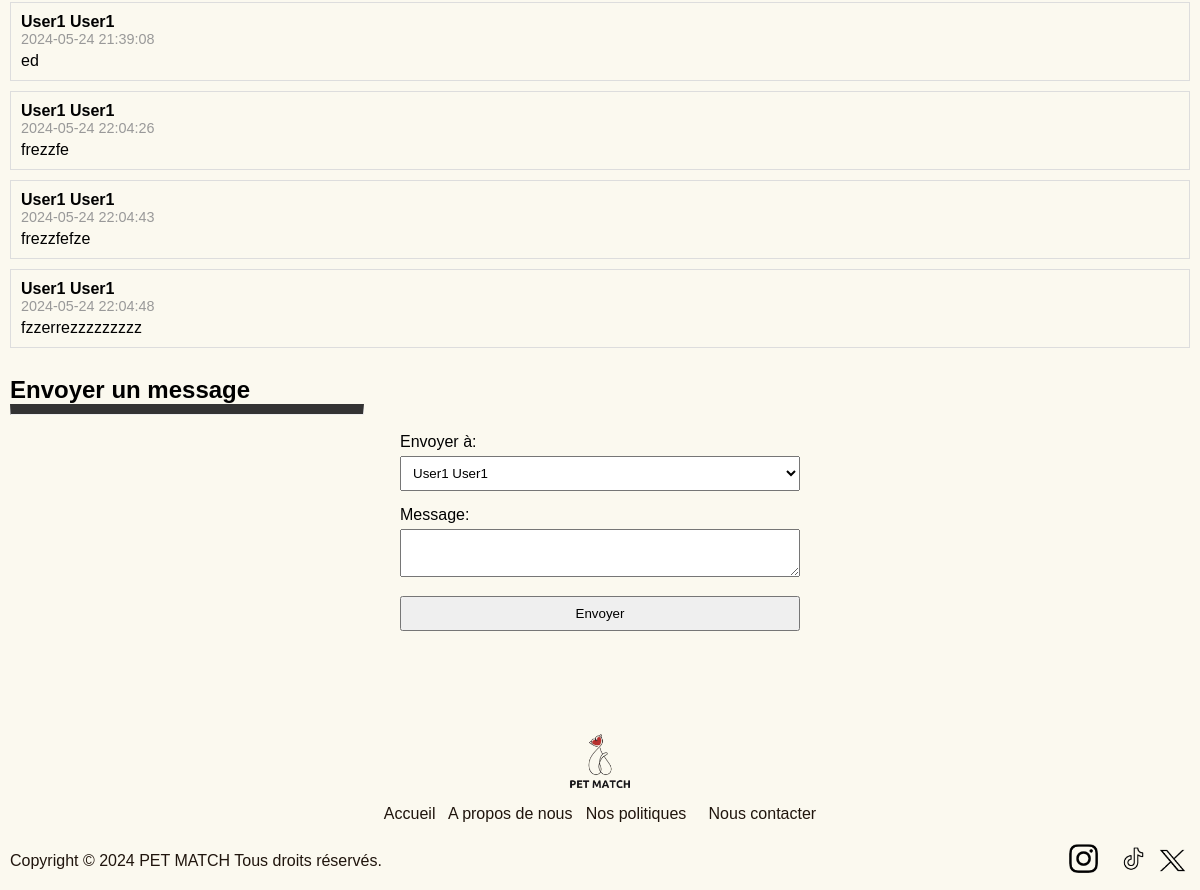
Page /feature/send_message.php?message_to_user_id=2 (signed in, lower part) on the earlier database version.
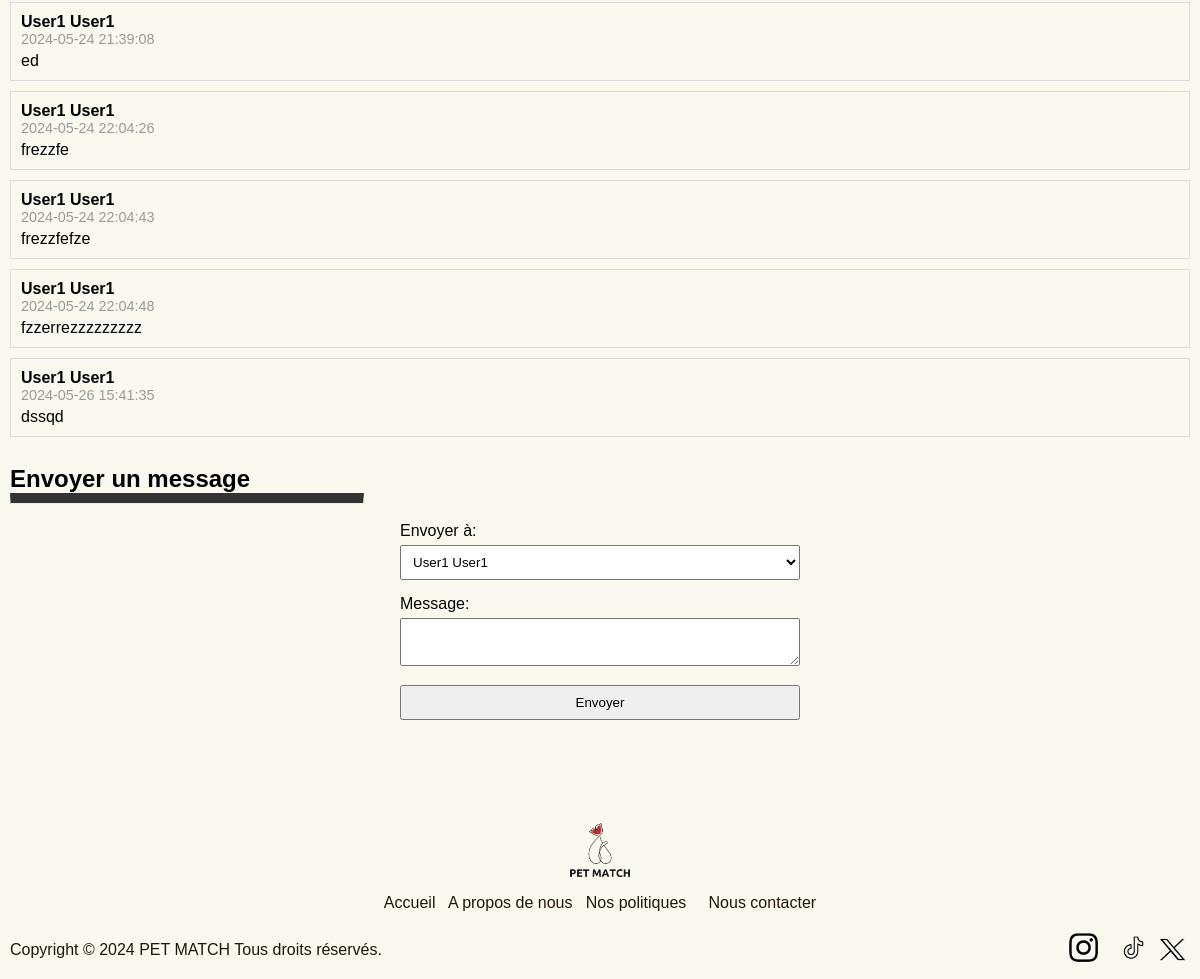
Same page on the later database version.
### tables this page shows
CREATE TABLE messages (
    id INTEGER PRIMARY KEY AUTOINCREMENT,
    sender_id INTEGER NOT NULL,
    receiver_id INTEGER NOT NULL,
    content TEXT NOT NULL,
    sent_at TIMESTAMP DEFAULT CURRENT_TIMESTAMP,
    FOREIGN KEY (sender_id) REFERENCES user(id),
    FOREIGN KEY (receiver_id) REFERENCES user(id)
);

CREATE TABLE user (
    id INTEGER PRIMARY KEY AUTOINCREMENT,
    gender TEXT NOT NULL,
    firstname TEXT NOT NULL,
    lastname TEXT NOT NULL,
    email TEXT NOT NULL UNIQUE,
    password TEXT NOT NULL,
    phone TEXT NOT NULL,
    city TEXT NOT NULL,
    birthday TEXT NOT NULL,
    orientation TEXT NOT NULL,
    bio TEXT,
    is_admin INTEGER NOT NULL DEFAULT 0,
    blocked INTEGER NOT NULL DEFAULT 0,
    created_at TIMESTAMP DEFAULT CURRENT_TIMESTAMP,
    subscription TEXT,
    dog_breed TEXT NOT NULL
, "photo" TEXT);

### feature/send_message.php (the view, shortened to what this page needs)
<?php include '../template/header.php'; ?>
<?php
$pdo = new PDO('sqlite:../DB/my_database.db');
$pdo->setAttribute(PDO::ATTR_ERRMODE, PDO::ERRMODE_EXCEPTION);
$user_id = $_SESSION['user_id'];
if (isset($_GET['message_to_user_id'])) {
    $receiver_id = $_GET['message_to_user_id'];
    $stmt = $pdo->prepare("SELECT * FROM user WHERE id = :id");
    $stmt->execute(['id' => $receiver_id]);
    $receiver = $stmt->fetch(PDO::FETCH_ASSOC);
    $sql = "SELECT m.*, u.firstname, u.lastname
            FROM messages m
            JOIN user u ON m.sender_id = u.id
            WHERE (m.sender_id = :user_id AND m.receiver_id = :receiver_id)
               OR (m.sender_id = :receiver_id AND m.receiver_id = :user_id)
            ORDER BY m.sent_at ASC";
    $stmt = $pdo->prepare($sql);
    $stmt->execute([
        'user_id' => $user_id,
        'receiver_id' => $receiver_id
    ]);
    $messages = $stmt->fetchAll(PDO::FETCH_ASSOC);
}
?>
<link rel="stylesheet" type="text/css" href="../css/send_message.css">
<body>
    <?php if (isset($messages)): ?>
        <br>
        <?php foreach ($messages as $message): ?>
            <div class="message">
                <div class="sender">
                    <?= htmlspecialchars($message['firstname'] . ' ' . $message['lastname']) ?>
                </div>
                <div class="timestamp">
                    <?= htmlspecialchars($message['sent_at']) ?>
                </div>
                <div class="content">
                    <?= nl2br(htmlspecialchars($message['content'])) ?>
                </div>
            </div>
        <?php endforeach; ?>
    <?php endif; ?>
    <br>
    <h2>Envoyer un message</h2>
    <hr style="border-top: 10px solid #333; width:30%">
    <br>
    <form action="form/send_messageF.php" method="POST">
        <label>Envoyer à:</label>
        <select name="receiver_id" required>
            <?php
            if (!isset($_GET['message_to_user_id'])) {
                foreach ($matched_users as $user) {
                    echo "<option value='" . htmlspecialchars($user['id']) . "'>" .
                        htmlspecialchars($user['firstname'] . " " . $user['lastname']) .
                        "</option>";
                }
            } else {
                echo "<option value='" . htmlspecialchars($receiver['id']) . "'>" .
                    htmlspecialchars($receiver['firstname'] . " " . $receiver['lastname']) .
                    "</option>";
            }
            ?>
        </select>
        <label>Message:</label>
        <textarea name="content" required></textarea>
        <input type="submit" value="Envoyer">
    </form>
<?php include '../template/footer.php'; ?>

Differences in the rows shown:
added messages: sender.lastname "User1 User1", sent_at "2024-05-26 15:41:35", content "dssqd"
